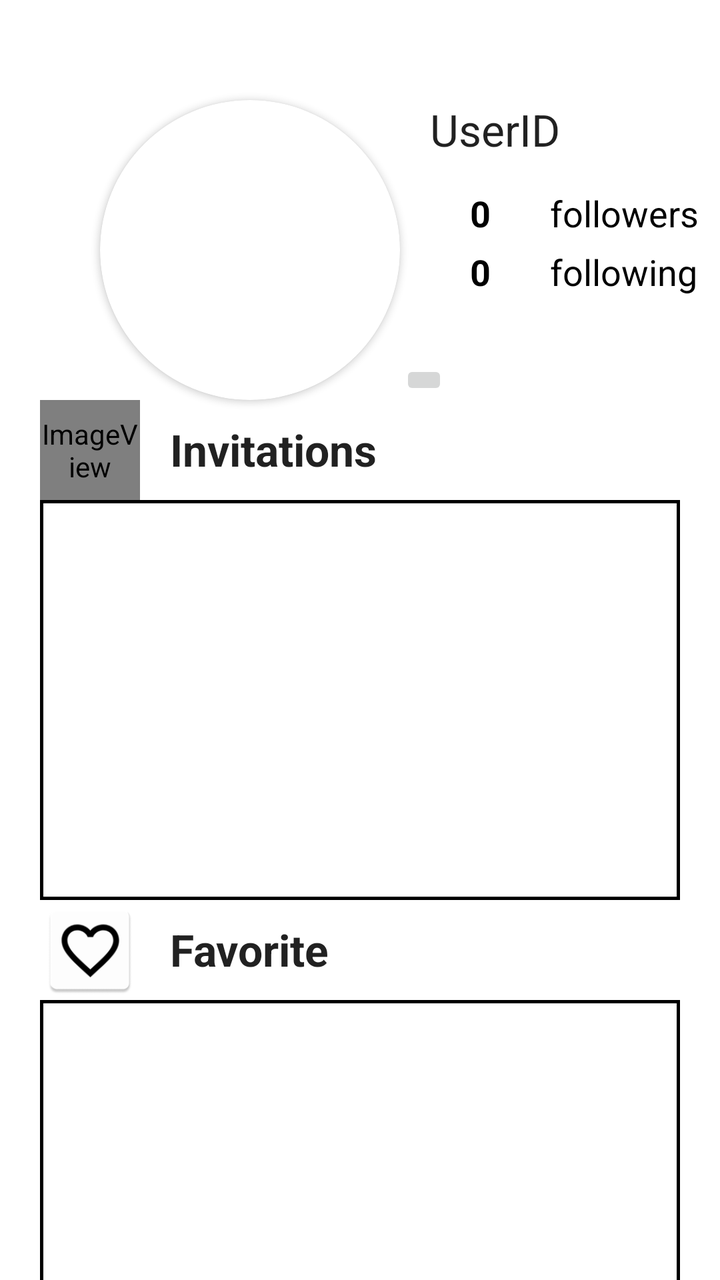
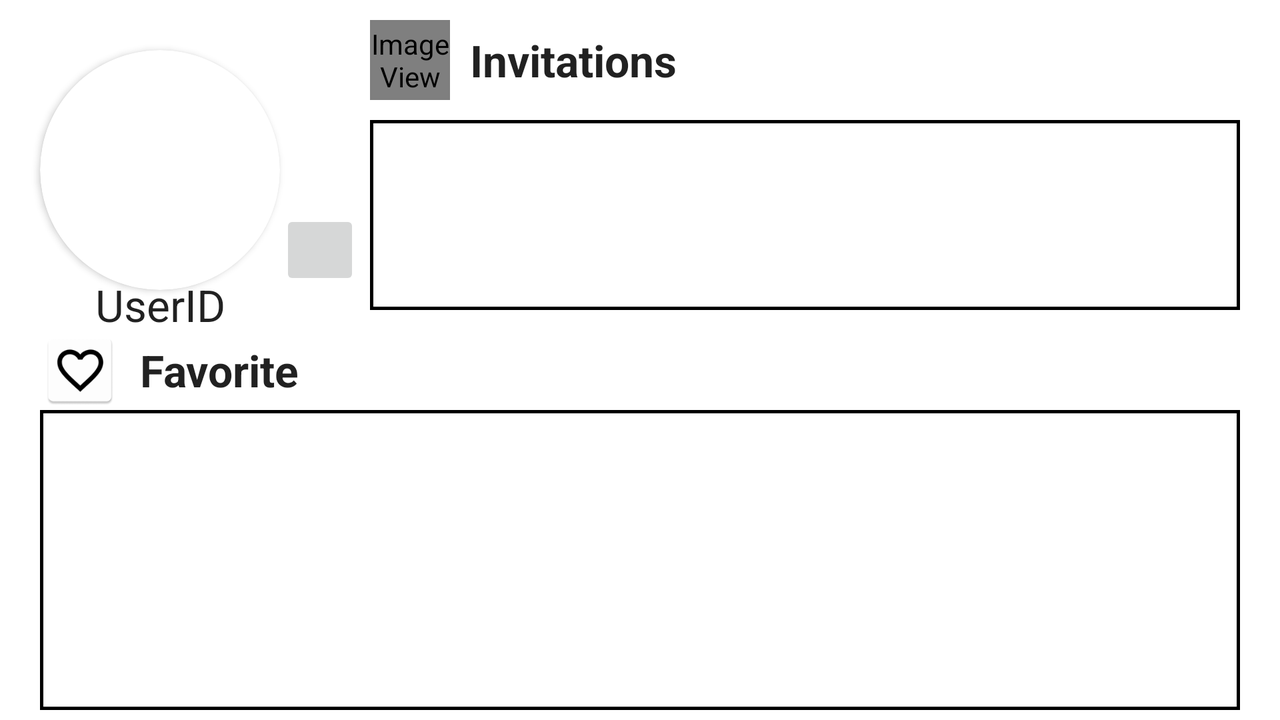

Two renders of one Android screen. The first uses the default layout on a phone; the second uses the alternative layout the repository ships for a different screen configuration, on a matching device. The two XML files are below.
<!-- AndroidManifest.xml: application theme Theme.Flixster -->
<!-- res/layout/activity_profile_activity.xml -->
<?xml version="1.0" encoding="utf-8"?>
<androidx.constraintlayout.widget.ConstraintLayout xmlns:android="http://schemas.android.com/apk/res/android"
    xmlns:app="http://schemas.android.com/apk/res-auto"
    xmlns:tools="http://schemas.android.com/tools"
    android:layout_width="match_parent"
    android:layout_height="match_parent"
    tools:context="WatchTogether.flixster.ProfileActivity">

    <androidx.cardview.widget.CardView
        android:id="@+id/roundCardView"
        android:layout_width="150dp"
        android:layout_height="150dp"
        android:layout_centerHorizontal="true"
        android:layout_marginStart="50dp"
        android:layout_marginTop="50dp"
        android:elevation="0dp"
        app:cardCornerRadius="75dp"
        app:layout_constraintStart_toStartOf="parent"
        app:layout_constraintTop_toTopOf="parent">

        <ImageView
            android:id="@+id/iv_profile"
            android:layout_width="150dp"
            android:layout_height="150dp"
            tools:src="@tools:sample/avatars" />
    </androidx.cardview.widget.CardView>

    <ImageButton
        android:id="@+id/ic_camera"
        android:layout_width="wrap_content"
        android:layout_height="wrap_content"
        android:src="@mipmap/ic_camera"
        app:layout_constraintBottom_toBottomOf="@id/roundCardView"
        app:layout_constraintStart_toEndOf="@+id/roundCardView" />

    <TextView
        android:id="@+id/profile_id"
        android:layout_width="wrap_content"
        android:layout_height="wrap_content"
        android:layout_marginStart="15dp"
        android:text="UserID"
        android:textAppearance="@style/TextAppearance.AppCompat.Large"
        app:layout_constraintStart_toEndOf="@+id/roundCardView"
        app:layout_constraintTop_toTopOf="@id/roundCardView" />

    <TextView
        android:id="@+id/followers_num"
        android:layout_width="25dp"
        android:layout_height="wrap_content"
        android:layout_marginStart="35dp"
        android:layout_marginTop="15dp"
        android:text="0"
        android:textAppearance="@style/TextAppearance.AppCompat.Medium"
        android:textColor="@color/black"
        android:textStyle="bold"
        app:layout_constraintStart_toEndOf="@+id/roundCardView"
        app:layout_constraintTop_toBottomOf="@+id/profile_id" />

    <TextView
        android:id="@+id/following_num"
        android:layout_width="25dp"
        android:layout_height="wrap_content"
        android:layout_marginTop="5dp"
        android:text="0"
        android:textAppearance="@style/TextAppearance.AppCompat.Medium"
        android:textColor="@color/black"
        android:textStyle="bold"
        app:layout_constraintStart_toStartOf="@+id/followers_num"
        app:layout_constraintTop_toBottomOf="@+id/followers_num"/>

    <TextView
        android:id="@+id/followers"
        android:layout_width="wrap_content"
        android:layout_height="wrap_content"
        android:layout_marginStart="15dp"
        android:text="followers"
        android:textAppearance="@style/TextAppearance.AppCompat.Medium"
        android:textColor="@color/black"
        app:layout_constraintStart_toEndOf="@id/followers_num"
        app:layout_constraintTop_toTopOf="@id/followers_num"/>

    <TextView
        android:id="@+id/following"
        android:layout_width="wrap_content"
        android:layout_height="wrap_content"
        android:layout_marginStart="15dp"
        android:text="following"
        android:textAppearance="@style/TextAppearance.AppCompat.Medium"
        android:textColor="@color/black"
        app:layout_constraintStart_toEndOf="@id/following_num"
        app:layout_constraintTop_toTopOf="@id/following_num" />

    <ImageView
        android:id="@+id/ic_invitation"
        android:layout_width="50dp"
        android:layout_height="50dp"
        android:layout_marginStart="20dp"
        app:layout_constraintStart_toStartOf="parent"
        app:layout_constraintTop_toBottomOf="@id/roundCardView"
        app:srcCompat="@mipmap/ic_invitation" />

    <TextView
        android:layout_width="wrap_content"
        android:layout_height="wrap_content"
        android:layout_marginStart="15dp"
        android:layout_marginTop="10dp"
        android:text="Invitations"
        android:textAppearance="@style/TextAppearance.AppCompat.Large"
        android:textStyle="bold"
        app:layout_constraintStart_toEndOf="@id/ic_invitation"
        app:layout_constraintTop_toTopOf="@id/ic_invitation"/>

    <View
        android:id="@+id/view_invitations"
        android:layout_width="match_parent"
        android:layout_height="200dp"
        android:layout_marginStart="20dp"
        android:layout_marginEnd="20dp"
        app:layout_constraintTop_toBottomOf="@id/ic_invitation"
        android:background="@drawable/border"/>

    <androidx.recyclerview.widget.RecyclerView
        android:id="@+id/rv_invitations_general"
        android:layout_width="match_parent"
        android:layout_height="200dp"
        android:layout_marginStart="20dp"
        android:layout_marginEnd="20dp"
        android:layout_alignParentStart="true"
        android:layout_alignParentTop="true"
        android:layout_centerHorizontal="true"
        android:background="@drawable/border"
        app:layout_constraintTop_toBottomOf="@id/ic_invitation"/>

    <ImageView
        android:id="@+id/ic_favorite"
        android:layout_width="50dp"
        android:layout_height="50dp"
        android:layout_marginStart="20dp"
        app:layout_constraintStart_toStartOf="parent"
        app:layout_constraintTop_toBottomOf="@id/view_invitations"
        app:srcCompat="@mipmap/ic_favorite" />

    <TextView
        android:layout_width="wrap_content"
        android:layout_height="wrap_content"
        android:layout_marginStart="15dp"
        android:layout_marginTop="10dp"
        android:text="Favorite"
        android:textAppearance="@style/TextAppearance.AppCompat.Large"
        android:textStyle="bold"
        app:layout_constraintStart_toEndOf="@id/ic_favorite"
        app:layout_constraintTop_toTopOf="@id/ic_favorite"/>

    <androidx.recyclerview.widget.RecyclerView
        android:id="@+id/rv_favorite_general"
        android:scrollbars="horizontal"
        android:layout_width="match_parent"
        android:layout_height="150dp"
        android:layout_marginStart="20dp"
        android:layout_marginEnd="20dp"
        android:layout_centerVertical="true"
        android:layout_centerHorizontal="true"
        android:background="@drawable/border"
        app:layout_constraintTop_toBottomOf="@id/ic_favorite"/>

</androidx.constraintlayout.widget.ConstraintLayout>
<!-- resources referenced by this layout -->
<resources>
  <color name="black">#FF000000</color>
  <!-- drawable border (drawable) -->
  <?xml version="1.0" encoding="utf-8"?>
  <shape xmlns:android="http://schemas.android.com/apk/res/android"
      android:layout_width="match_parent"
      android:layout_height="match_parent"
      android:shape="rectangle">
  
      <stroke
          android:width="5px"
          android:color="#000" />
  
  </shape>
  <!-- mipmap ic_favorite: png bitmap (mipmap-hdpi, 1873 bytes) -->
  <!-- mipmap ic_invitation (mipmap-anydpi-v26) -->
  <?xml version="1.0" encoding="utf-8"?>
  <adaptive-icon xmlns:android="http://schemas.android.com/apk/res/android">
      <background android:drawable="@color/ic_invitation_background"/>
      <foreground android:drawable="@drawable/ic_invitation_foreground"/>
  </adaptive-icon>
  <style name="Theme.Flixster" parent="Theme.MaterialComponents.DayNight.DarkActionBar">
          
          <item name="colorPrimary">@color/purple_500</item>
          <item name="colorPrimaryVariant">@color/purple_700</item>
          <item name="colorOnPrimary">@color/white</item>
          
          <item name="colorSecondary">@color/teal_200</item>
          <item name="colorSecondaryVariant">@color/teal_700</item>
          <item name="colorOnSecondary">@color/black</item>
          
          <item name="android:statusBarColor" tools:targetApi="l">?attr/colorPrimaryVariant</item>
          
      </style>
  <color name="ic_invitation_background">#FFFFFF</color>
  <color name="purple_500">#FF6200EE</color>
  <color name="purple_700">#FF3700B3</color>
  <color name="white">#FFFFFFFF</color>
  <color name="teal_200">#FF03DAC5</color>
  <color name="teal_700">#FF018786</color>
</resources>
<!-- res/layout-land/activity_profile_activity.xml (the repository's variant of the layout above) -->
<!-- drawn on the phone turned sideways -->
<?xml version="1.0" encoding="utf-8"?>
<androidx.constraintlayout.widget.ConstraintLayout xmlns:android="http://schemas.android.com/apk/res/android"
    xmlns:app="http://schemas.android.com/apk/res-auto"
    xmlns:tools="http://schemas.android.com/tools"
    android:layout_width="match_parent"
    android:layout_height="match_parent"
    tools:context="WatchTogether.flixster.ProfileActivity">

    <androidx.cardview.widget.CardView
        android:id="@+id/roundCardView"
        android:layout_width="120dp"
        android:layout_height="120dp"
        android:layout_centerHorizontal="true"
        android:layout_marginStart="20dp"
        android:layout_marginTop="25dp"
        android:elevation="0dp"
        app:cardCornerRadius="75dp"
        app:layout_constraintStart_toStartOf="parent"
        app:layout_constraintTop_toTopOf="parent">

        <ImageView
            android:id="@+id/iv_profile"
            android:layout_width="120dp"
            android:layout_height="120dp"
            tools:src="@tools:sample/avatars" />
    </androidx.cardview.widget.CardView>

    <ImageButton
        android:id="@+id/ic_camera"
        android:layout_width="40dp"
        android:layout_height="40dp"
        android:src="@mipmap/ic_camera"
        app:layout_constraintBottom_toBottomOf="@+id/roundCardView"
        app:layout_constraintStart_toEndOf="@+id/roundCardView" />

    <TextView
        android:id="@+id/profile_id"
        android:layout_width="wrap_content"
        android:layout_height="wrap_content"
        android:text="UserID"
        android:textAppearance="@style/TextAppearance.AppCompat.Large"
        app:layout_constraintBottom_toBottomOf="@+id/rv_invitations_general"
        app:layout_constraintEnd_toEndOf="@+id/roundCardView"
        app:layout_constraintStart_toStartOf="@+id/roundCardView"
        app:layout_constraintTop_toBottomOf="@+id/roundCardView"
        app:layout_constraintVertical_bias="0.38" />

    <androidx.recyclerview.widget.RecyclerView
        android:id="@+id/rv_invitations_general"
        android:layout_width="0dp"
        android:layout_height="0dp"
        android:layout_alignParentStart="true"
        android:layout_alignParentTop="true"
        android:layout_centerHorizontal="true"
        android:background="@drawable/border"
        app:layout_constraintBottom_toBottomOf="@+id/view_invitations"
        app:layout_constraintEnd_toEndOf="@+id/view_invitations"
        app:layout_constraintStart_toStartOf="@+id/view_invitations"
        app:layout_constraintTop_toTopOf="@+id/view_invitations" />

    <ImageView
        android:id="@+id/ic_invitation"
        android:layout_width="40dp"
        android:layout_height="40dp"
        android:layout_marginTop="10dp"
        app:layout_constraintStart_toStartOf="@+id/rv_invitations_general"
        app:layout_constraintTop_toTopOf="parent"
        app:srcCompat="@mipmap/ic_invitation" />

    <View
        android:id="@+id/view_invitations"
        android:layout_width="0dp"
        android:layout_height="0dp"
        android:layout_marginStart="5dp"
        android:layout_marginTop="10dp"
        android:layout_marginEnd="20dp"
        android:layout_marginBottom="10dp"
        android:background="@drawable/border"
        app:layout_constraintBottom_toTopOf="@+id/ic_favorite"
        app:layout_constraintEnd_toEndOf="parent"
        app:layout_constraintStart_toEndOf="@+id/ic_camera"
        app:layout_constraintTop_toBottomOf="@+id/ic_invitation" />

    <TextView
        android:layout_width="wrap_content"
        android:layout_height="wrap_content"
        android:layout_marginStart="10dp"
        android:text="Invitations"
        android:textAppearance="@style/TextAppearance.AppCompat.Large"
        android:textStyle="bold"
        app:layout_constraintBottom_toBottomOf="@+id/ic_invitation"
        app:layout_constraintStart_toEndOf="@+id/ic_invitation"
        app:layout_constraintTop_toTopOf="@+id/ic_invitation" />

    <ImageView
        android:id="@+id/ic_favorite"
        android:layout_width="40dp"
        android:layout_height="40dp"
        app:layout_constraintBottom_toTopOf="@+id/rv_favorite_general"
        app:layout_constraintStart_toStartOf="@+id/roundCardView"
        app:srcCompat="@mipmap/ic_favorite" />

    <TextView
        android:id="@+id/textView"
        android:layout_width="wrap_content"
        android:layout_height="wrap_content"
        android:layout_marginStart="10dp"
        android:text="Favorite"
        android:textAppearance="@style/TextAppearance.AppCompat.Large"
        android:textStyle="bold"
        app:layout_constraintBottom_toBottomOf="@+id/ic_favorite"
        app:layout_constraintStart_toEndOf="@id/ic_favorite"
        app:layout_constraintTop_toTopOf="@id/ic_favorite" />

    <androidx.recyclerview.widget.RecyclerView
        android:id="@+id/rv_favorite_general"
        android:layout_width="0dp"
        android:layout_height="150dp"
        android:layout_centerHorizontal="true"
        android:layout_centerVertical="true"
        android:layout_marginStart="20dp"
        android:layout_marginEnd="20dp"
        android:layout_marginBottom="5dp"
        android:background="@drawable/border"
        android:scrollbars="horizontal"
        app:layout_constraintBottom_toBottomOf="parent"
        app:layout_constraintEnd_toEndOf="parent"
        app:layout_constraintHorizontal_bias="0.0"
        app:layout_constraintStart_toStartOf="parent" />

</androidx.constraintlayout.widget.ConstraintLayout>
<!-- resources referenced by the variant -->
<!-- as the phone turned sideways resolves them -->
<resources>
  <!-- drawable border (drawable) -->
  <?xml version="1.0" encoding="utf-8"?>
  <shape xmlns:android="http://schemas.android.com/apk/res/android"
      android:layout_width="match_parent"
      android:layout_height="match_parent"
      android:shape="rectangle">
  
      <stroke
          android:width="5px"
          android:color="#000" />
  
  </shape>
  <!-- mipmap ic_favorite: png bitmap (mipmap-hdpi, 1873 bytes) -->
  <!-- mipmap ic_invitation (mipmap-anydpi-v26) -->
  <?xml version="1.0" encoding="utf-8"?>
  <adaptive-icon xmlns:android="http://schemas.android.com/apk/res/android">
      <background android:drawable="@color/ic_invitation_background"/>
      <foreground android:drawable="@drawable/ic_invitation_foreground"/>
  </adaptive-icon>
  <style name="Theme.Flixster" parent="Theme.MaterialComponents.DayNight.DarkActionBar">
          
          <item name="colorPrimary">@color/purple_500</item>
          <item name="colorPrimaryVariant">@color/purple_700</item>
          <item name="colorOnPrimary">@color/white</item>
          
          <item name="colorSecondary">@color/teal_200</item>
          <item name="colorSecondaryVariant">@color/teal_700</item>
          <item name="colorOnSecondary">@color/black</item>
          
          <item name="android:statusBarColor" tools:targetApi="l">?attr/colorPrimaryVariant</item>
          
      </style>
  <color name="ic_invitation_background">#FFFFFF</color>
  <color name="purple_500">#FF6200EE</color>
  <color name="purple_700">#FF3700B3</color>
  <color name="white">#FFFFFFFF</color>
  <color name="teal_200">#FF03DAC5</color>
  <color name="teal_700">#FF018786</color>
  <color name="black">#FF000000</color>
</resources>
